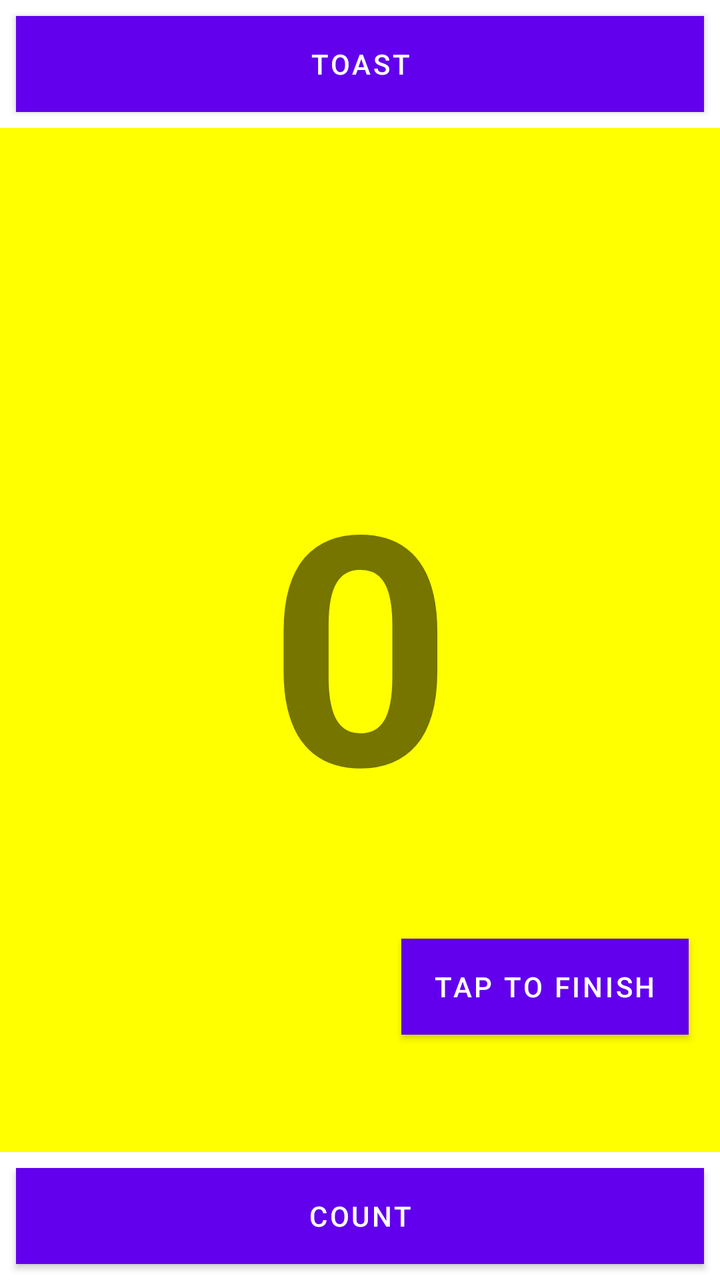
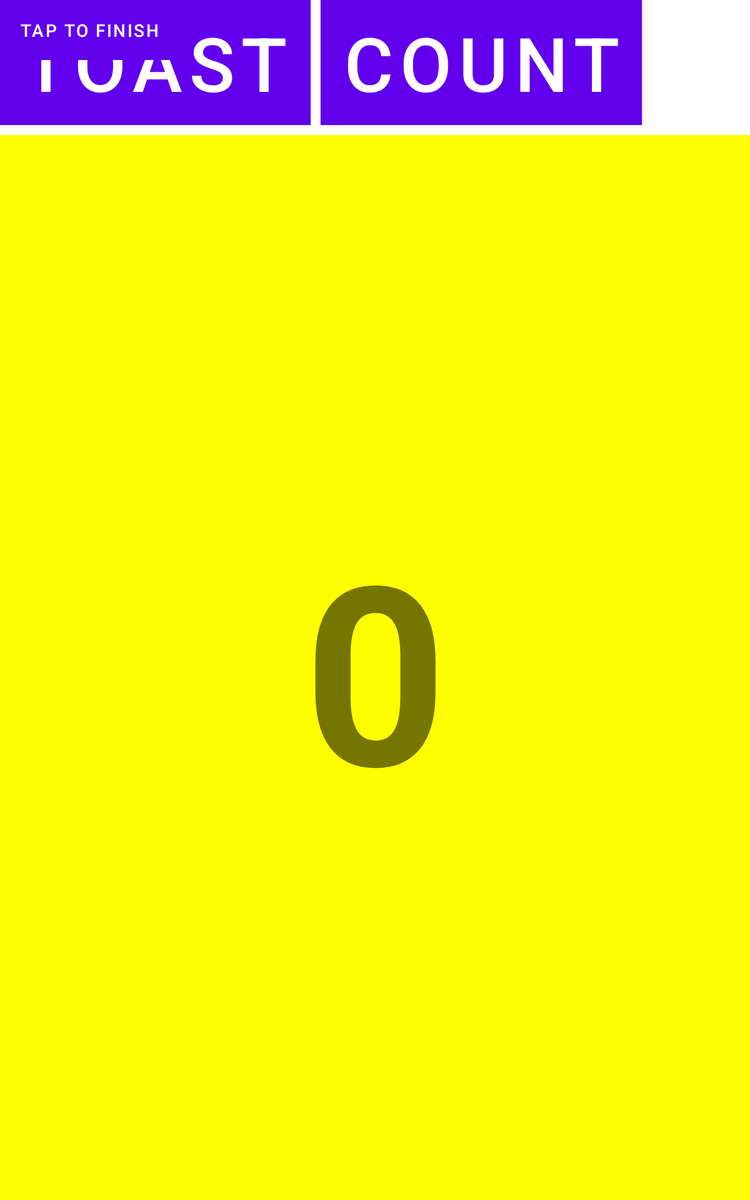

Two renders of one Android screen. The first uses the default layout on a phone; the second uses the alternative layout the repository ships for a different screen configuration, on a matching device. The two XML files are below.
<!-- AndroidManifest.xml: application theme Theme.Unit1 -->
<!-- res/layout/activity_third_task.xml -->
<?xml version="1.0" encoding="utf-8"?>
<androidx.constraintlayout.widget.ConstraintLayout xmlns:android="http://schemas.android.com/apk/res/android"
    xmlns:app="http://schemas.android.com/apk/res-auto"
    xmlns:tools="http://schemas.android.com/tools"
    android:layout_width="match_parent"
    android:layout_height="match_parent"
    tools:context=".ThirdTask">

    <Button
        android:id="@+id/button_toast2"
        android:layout_width="0dp"
        android:layout_height="wrap_content"
        android:layout_marginStart="8dp"
        android:layout_marginTop="8dp"
        android:layout_marginEnd="8dp"
        android:background="@color/purple_500"
        android:onClick="showToast"
        android:text="@string/toast_button"
        android:textColor="@color/white"
        app:layout_constraintEnd_toEndOf="parent"
        app:layout_constraintHorizontal_bias="0.498"
        app:layout_constraintStart_toStartOf="parent"
        app:layout_constraintTop_toTopOf="parent" />

    <Button
        android:id="@+id/button_count2"
        android:layout_width="0dp"
        android:layout_height="wrap_content"
        android:layout_marginStart="8dp"
        android:layout_marginEnd="8dp"
        android:layout_marginBottom="8dp"
        android:background="@color/purple_500"
        android:onClick="clickToCount"
        android:text="@string/count_button"
        android:textColor="@color/white"
        app:layout_constraintBottom_toBottomOf="parent"
        app:layout_constraintEnd_toEndOf="parent"
        app:layout_constraintHorizontal_bias="0.445"
        app:layout_constraintStart_toStartOf="parent" />

    <TextView
        android:id="@+id/show_count2"
        android:layout_width="0dp"
        android:layout_height="0dp"
        android:layout_marginTop="8dp"
        android:layout_marginBottom="8dp"
        android:background="#FFFF00"
        android:gravity="center_vertical"
        android:freezesText="true"
        android:text="@string/count_initial_value"
        android:textAlignment="center"
        android:textSize="160sp"
        android:textStyle="bold"
        app:layout_constraintBottom_toTopOf="@+id/button_count2"
        app:layout_constraintEnd_toEndOf="parent"
        app:layout_constraintHorizontal_bias="0.0"
        app:layout_constraintStart_toStartOf="parent"
        app:layout_constraintTop_toBottomOf="@+id/button_toast2"
        app:layout_constraintVertical_bias="0.0" />

    <Button
        android:id="@+id/button3"
        android:layout_width="wrap_content"
        android:layout_height="wrap_content"
        android:background="@color/purple_500"
        android:onClick="onClick"
        android:text="@string/end_button"
        app:layout_constraintBottom_toBottomOf="parent"
        app:layout_constraintEnd_toEndOf="parent"
        app:layout_constraintHorizontal_bias="0.928"
        app:layout_constraintStart_toStartOf="parent"
        app:layout_constraintTop_toTopOf="parent"
        app:layout_constraintVertical_bias="0.793" />

</androidx.constraintlayout.widget.ConstraintLayout>
<!-- resources referenced by this layout -->
<resources>
  <color name="purple_500">#FF6200EE</color>
  <color name="white">#FFFFFFFF</color>
  <string name="count_button">Count</string>
  <string name="count_initial_value">0</string>
  <string name="end_button">Tap to finish</string>
  <string name="toast_button">Toast</string>
  <style name="Theme.Unit1" parent="Theme.MaterialComponents.DayNight.NoActionBar">
          
          <item name="colorPrimary">@color/purple_500</item>
          <item name="colorPrimaryVariant">@color/purple_700</item>
          <item name="colorOnPrimary">@color/white</item>
          
          <item name="colorSecondary">@color/teal_200</item>
          <item name="colorSecondaryVariant">@color/teal_700</item>
          <item name="colorOnSecondary">@color/black</item>
          
          <item name="android:statusBarColor" tools:targetApi="l">?attr/colorPrimaryVariant</item>
          
      </style>
  <color name="purple_700">#FF3700B3</color>
  <color name="teal_200">#FF03DAC5</color>
  <color name="teal_700">#FF018786</color>
  <color name="black">#FF000000</color>
</resources>
<!-- res/layout-sw600dp/activity_third_task.xml (the repository's variant of the layout above) -->
<!-- drawn on a 7-inch tablet held upright -->
<?xml version="1.0" encoding="utf-8"?>
<androidx.constraintlayout.widget.ConstraintLayout xmlns:android="http://schemas.android.com/apk/res/android"
    xmlns:app="http://schemas.android.com/apk/res-auto"
    xmlns:tools="http://schemas.android.com/tools"
    android:layout_width="match_parent"
    android:layout_height="match_parent"
    tools:context=".ThirdTask">

    <Button
        android:id="@+id/button_toast2"
        android:layout_width="wrap_content"
        android:layout_height="wrap_content"
        android:background="@color/purple_500"
        android:onClick="showToast"
        android:text="@string/toast_button"
        android:textColor="@color/white"
        android:textSize="60sp"
        tools:layout_editor_absoluteX="8dp"
        tools:layout_editor_absoluteY="8dp" />

    <Button
        android:id="@+id/button_count2"
        android:layout_width="wrap_content"
        android:layout_height="wrap_content"
        android:layout_marginStart="8dp"
        android:background="@color/purple_500"
        android:onClick="clickToCount"
        android:text="@string/count_button"
        android:textColor="@color/white"
        android:textSize="60sp"
        app:layout_constraintBaseline_toBaselineOf="@+id/button_toast2"
        app:layout_constraintStart_toEndOf="@+id/button_toast2" />

    <TextView
        android:id="@+id/show_count2"
        android:layout_width="0dp"
        android:layout_height="0dp"
        android:layout_marginTop="8dp"
        android:background="#FFFF00"
        android:gravity="center_vertical"
        android:freezesText="true"
        android:text="@string/count_initial_value"
        android:textAlignment="center"
        android:textSize="200sp"
        android:textStyle="bold"
        app:layout_constraintBottom_toBottomOf="parent"
        app:layout_constraintEnd_toEndOf="parent"
        app:layout_constraintHorizontal_bias="0.0"
        app:layout_constraintStart_toStartOf="parent"
        app:layout_constraintTop_toBottomOf="@+id/button_toast2"
        app:layout_constraintVertical_bias="1.0" />

    <Button
        android:id="@+id/button3"
        android:layout_width="wrap_content"
        android:layout_height="wrap_content"
        android:background="@color/purple_500"
        android:onClick="onClick"
        android:text="@string/end_button"
        tools:layout_editor_absoluteX="594dp"
        tools:layout_editor_absoluteY="37dp" />

    <androidx.constraintlayout.widget.Guideline
        android:id="@+id/guideline2"
        android:layout_width="wrap_content"
        android:layout_height="wrap_content"
        android:orientation="horizontal"
        app:layout_constraintGuide_begin="20dp" />

    <androidx.constraintlayout.widget.Guideline
        android:id="@+id/guideline3"
        android:layout_width="wrap_content"
        android:layout_height="wrap_content"
        android:orientation="horizontal"
        app:layout_constraintGuide_begin="20dp" />

</androidx.constraintlayout.widget.ConstraintLayout>
